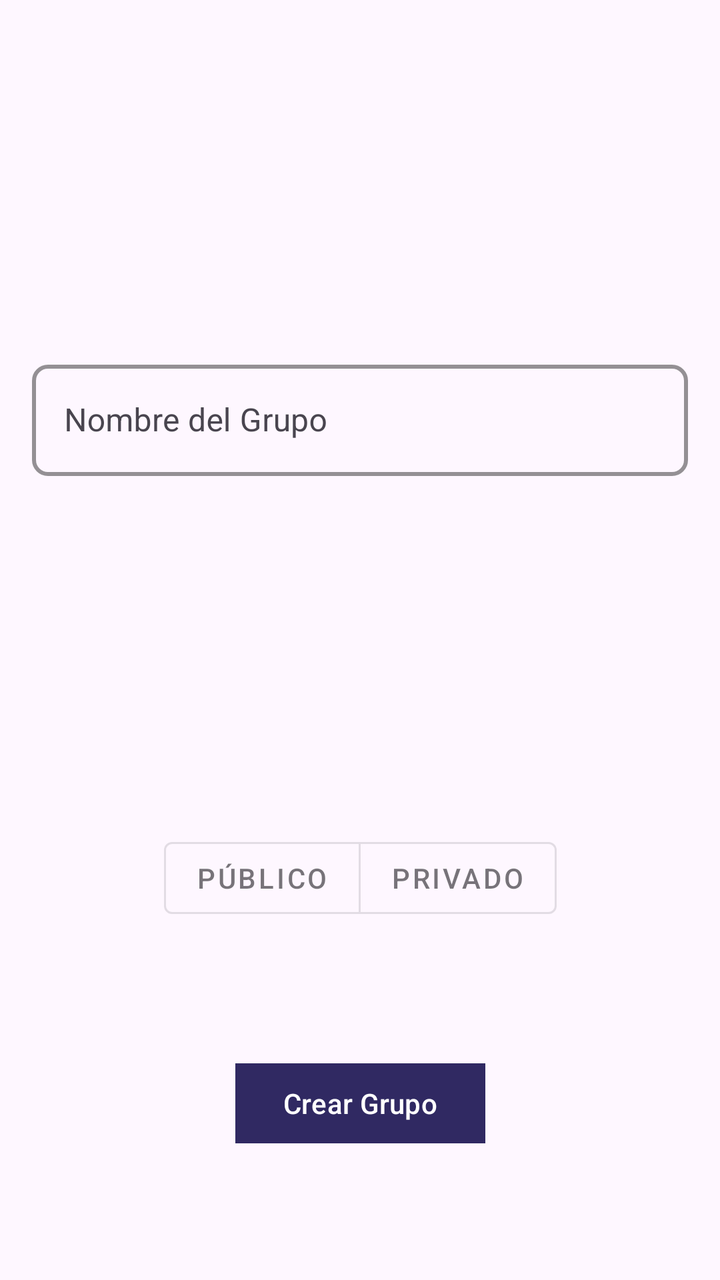
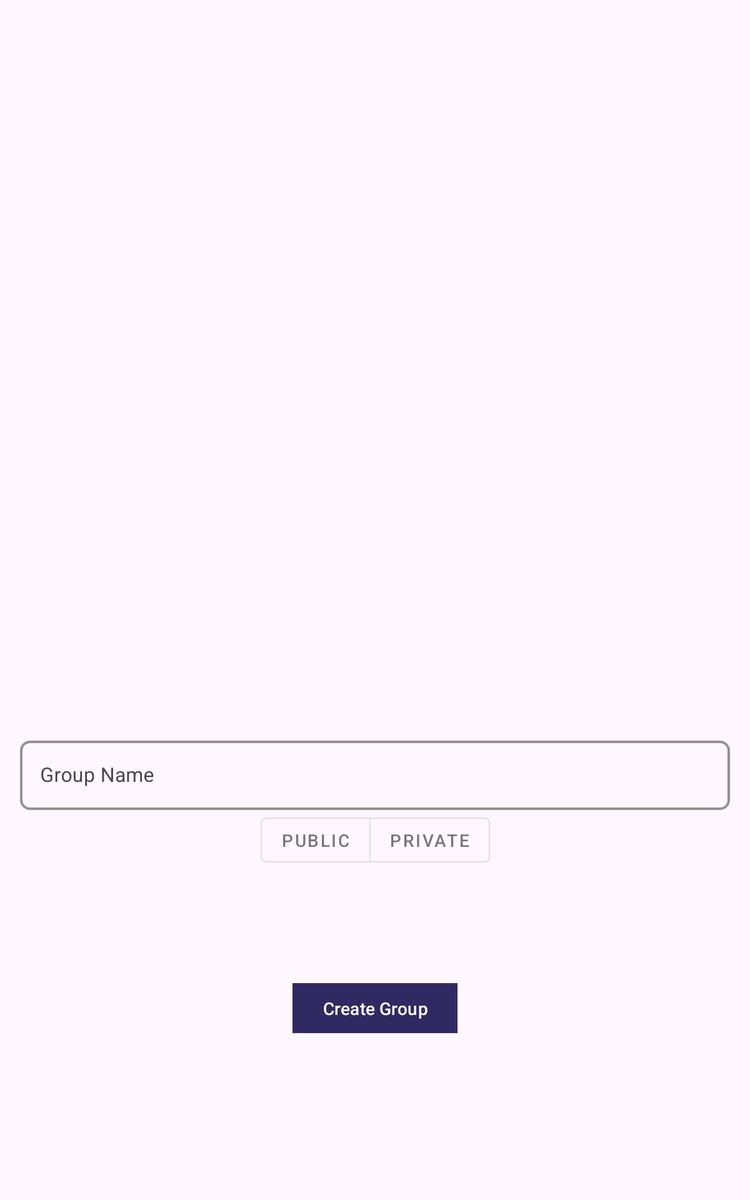

Compare how this app lays out the same screen by default and in its alternative resource folder. The renders come first, then the two layout files and the values they reference.
<!-- AndroidManifest.xml: application theme Theme.ElorChat -->
<!-- res/layout/activity_create_group.xml -->
<?xml version="1.0" encoding="utf-8"?>
<androidx.constraintlayout.widget.ConstraintLayout xmlns:android="http://schemas.android.com/apk/res/android"
    xmlns:app="http://schemas.android.com/apk/res-auto"
    android:layout_width="match_parent"
    android:layout_height="match_parent">

    

    

    

    

    <com.google.android.material.textfield.TextInputLayout
        android:id="@+id/groupNameLayout"
        android:layout_width="0dp"
        android:layout_height="wrap_content"
        android:layout_marginStart="16dp"
        android:layout_marginEnd="16dp"
        app:boxCornerRadiusBottomEnd="8dp"
        app:boxCornerRadiusBottomStart="8dp"
        app:boxCornerRadiusTopEnd="8dp"
        app:boxCornerRadiusTopStart="8dp"
        app:boxStrokeColor="#78909C"
        app:boxStrokeWidth="2dp"
        app:layout_constraintBottom_toTopOf="@+id/groupTypeToggleGroup"
        app:layout_constraintEnd_toEndOf="parent"
        app:layout_constraintHorizontal_bias="0.5"
        app:layout_constraintStart_toStartOf="parent"
        app:layout_constraintTop_toTopOf="parent">

        <com.google.android.material.textfield.TextInputEditText
            android:id="@+id/groupName"
            style="@style/Widget.MaterialComponents.TextInputEditText.OutlinedBox"
            android:layout_width="match_parent"
            android:layout_height="wrap_content"
            android:hint="Nombre del Grupo" />
    </com.google.android.material.textfield.TextInputLayout>

    <com.google.android.material.button.MaterialButtonToggleGroup
        android:id="@+id/groupTypeToggleGroup"
        android:layout_width="wrap_content"
        android:layout_height="wrap_content"
        app:singleSelection="true"
        app:layout_constraintBottom_toBottomOf="parent"
        app:layout_constraintEnd_toEndOf="parent"
        app:layout_constraintHorizontal_bias="0.5"
        app:layout_constraintStart_toStartOf="parent"
        app:layout_constraintTop_toBottomOf="@+id/groupNameLayout">

        <com.google.android.material.button.MaterialButton
            android:id="@+id/publicButton"
            style="@style/Widget.MaterialComponents.Button.OutlinedButton"
            android:layout_width="wrap_content"
            android:layout_height="wrap_content"
            android:text="Público" />

        <com.google.android.material.button.MaterialButton
            android:id="@+id/privateButton"
            style="@style/Widget.MaterialComponents.Button.OutlinedButton"
            android:layout_width="wrap_content"
            android:layout_height="wrap_content"
            android:text="Privado" />
    </com.google.android.material.button.MaterialButtonToggleGroup>


    <Button
        android:id="@+id/createGroupButton"
        android:layout_width="wrap_content"
        android:layout_height="wrap_content"
        android:text="Crear Grupo"
        app:cornerRadius="0dp"
        app:layout_constraintBottom_toBottomOf="parent"
        app:layout_constraintEnd_toEndOf="parent"
        app:layout_constraintStart_toStartOf="parent"
        app:layout_constraintTop_toBottomOf="@+id/groupTypeToggleGroup" />

</androidx.constraintlayout.widget.ConstraintLayout>
<!-- resources referenced by this layout -->
<resources>
  <style name="Theme.ElorChat" parent="Base.Theme.ElorChat">
          <item name="colorPrimary">@color/colorPrimary</item>
          <item name="colorPrimaryDark">@color/colorPrimaryDark</item>
          <item name="colorAccent">@color/colorAccent</item>
      </style>
  <style name="Base.Theme.ElorChat" parent="Theme.Material3.DayNight.NoActionBar">
          
          
      </style>
  <color name="colorPrimary">#302962</color>
  <color name="colorPrimaryDark">#262245</color>
  <color name="colorAccent">#8DA5CF</color>
</resources>
<!-- res/layout-sw600dp/activity_create_group.xml (the repository's variant of the layout above) -->
<!-- drawn on a 7-inch tablet held upright -->
<?xml version="1.0" encoding="utf-8"?>
<androidx.constraintlayout.widget.ConstraintLayout xmlns:android="http://schemas.android.com/apk/res/android"
    xmlns:app="http://schemas.android.com/apk/res-auto"
    xmlns:tools="http://schemas.android.com/tools"
    android:layout_width="match_parent"
    android:layout_height="match_parent">

    <ImageView
        android:id="@+id/groupLogo"
        android:layout_width="wrap_content"
        android:layout_height="wrap_content"
        app:layout_constraintBottom_toTopOf="@+id/groupNameLayout"
        app:layout_constraintEnd_toEndOf="parent"
        app:layout_constraintStart_toStartOf="parent"
        app:layout_constraintTop_toTopOf="parent"
        app:srcCompat="@drawable/circle_launcher" />

    <com.google.android.material.textfield.TextInputLayout
        android:id="@+id/groupNameLayout"
        android:layout_width="0dp"
        android:layout_height="wrap_content"
        android:layout_marginStart="16dp"
        android:layout_marginEnd="16dp"
        app:boxCornerRadiusBottomEnd="8dp"
        app:boxCornerRadiusBottomStart="8dp"
        app:boxCornerRadiusTopEnd="8dp"
        app:boxCornerRadiusTopStart="8dp"
        app:boxStrokeColor="#78909C"
        app:boxStrokeWidth="2dp"
        app:layout_constraintBottom_toTopOf="@+id/groupTypeToggleGroup"
        app:layout_constraintEnd_toEndOf="parent"
        app:layout_constraintHorizontal_bias="0.5"
        app:layout_constraintStart_toStartOf="parent"
        app:layout_constraintTop_toTopOf="parent"
        app:layout_constraintVertical_bias="0.69"
        app:layout_constraintVertical_chainStyle="packed">

        <com.google.android.material.textfield.TextInputEditText
            android:id="@+id/groupName"
            style="@style/Widget.MaterialComponents.TextInputEditText.OutlinedBox"
            android:layout_width="match_parent"
            android:layout_height="wrap_content"
            android:hint="@string/group_name" />
    </com.google.android.material.textfield.TextInputLayout>

    <com.google.android.material.button.MaterialButtonToggleGroup
        android:id="@+id/groupTypeToggleGroup"
        android:layout_width="wrap_content"
        android:layout_height="wrap_content"
        app:layout_constraintBottom_toBottomOf="parent"
        app:layout_constraintEnd_toEndOf="parent"
        app:layout_constraintHorizontal_bias="0.5"
        app:layout_constraintStart_toStartOf="parent"
        app:layout_constraintTop_toBottomOf="@+id/groupNameLayout"
        app:singleSelection="true">

        <com.google.android.material.button.MaterialButton
            android:id="@+id/publicButton"
            style="@style/Widget.MaterialComponents.Button.OutlinedButton"
            android:layout_width="wrap_content"
            android:layout_height="wrap_content"
            android:text="@string/public_group" />

        <com.google.android.material.button.MaterialButton
            android:id="@+id/privateButton"
            style="@style/Widget.MaterialComponents.Button.OutlinedButton"
            android:layout_width="wrap_content"
            android:layout_height="wrap_content"
            android:text="@string/private_group" />
    </com.google.android.material.button.MaterialButtonToggleGroup>


    <Button
        android:id="@+id/createGroupButton"
        android:layout_width="wrap_content"
        android:layout_height="wrap_content"
        android:text="@string/create_group"
        app:cornerRadius="0dp"
        app:layout_constraintBottom_toBottomOf="parent"
        app:layout_constraintEnd_toEndOf="parent"
        app:layout_constraintStart_toStartOf="parent"
        app:layout_constraintTop_toBottomOf="@+id/groupTypeToggleGroup"
        app:layout_constraintVertical_bias="0.40" />

</androidx.constraintlayout.widget.ConstraintLayout>
<!-- resources referenced by the variant -->
<!-- as a 7-inch tablet held upright resolves them -->
<resources>
  <string name="create_group">Create Group</string>
  <string name="group_name">Group Name</string>
  <string name="private_group">PRIVATE</string>
  <string name="public_group">PUBLIC</string>
  <style name="Theme.ElorChat" parent="Base.Theme.ElorChat">
          <item name="colorPrimary">@color/colorPrimary</item>
          <item name="colorPrimaryDark">@color/colorPrimaryDark</item>
          <item name="colorAccent">@color/colorAccent</item>
      </style>
  <style name="Base.Theme.ElorChat" parent="Theme.Material3.DayNight.NoActionBar">
          
          
      </style>
  <color name="colorPrimary">#302962</color>
  <color name="colorPrimaryDark">#262245</color>
  <color name="colorAccent">#8DA5CF</color>
</resources>
